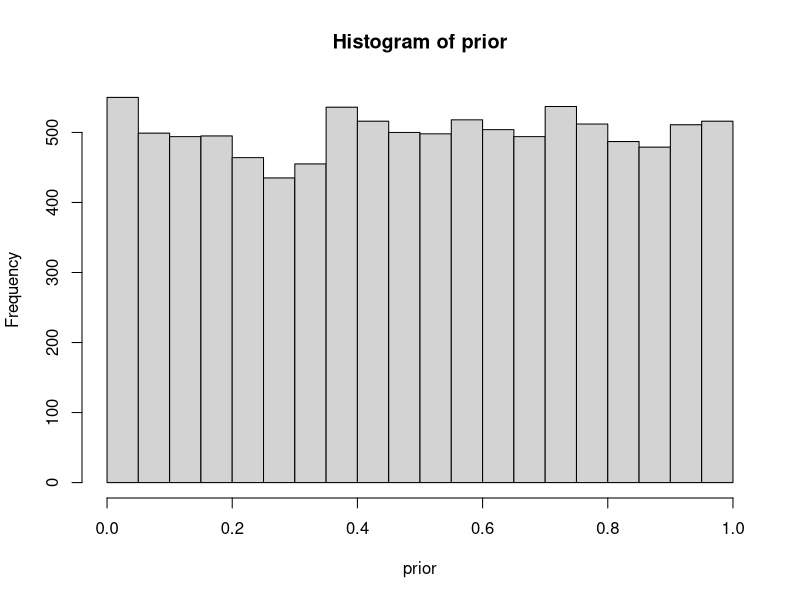
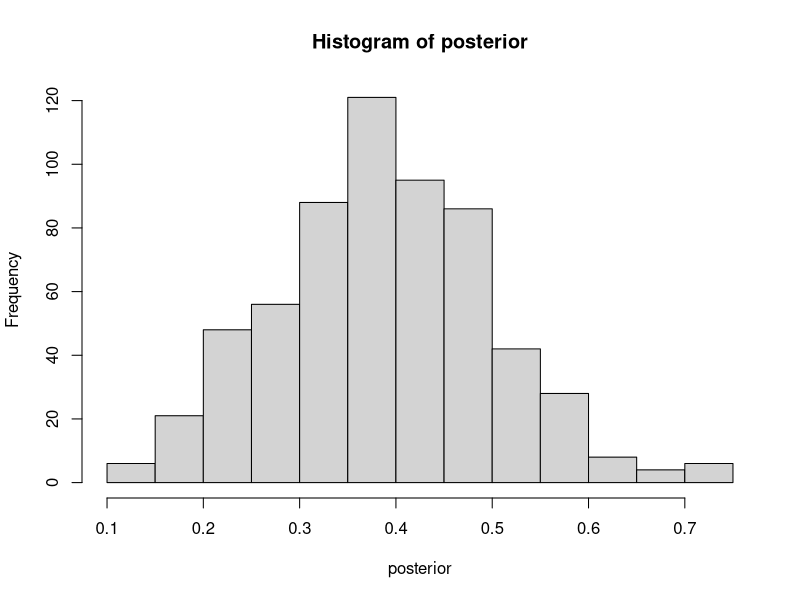

Write R code to recreate these figures, in order.
## ---- chunk 1
knitr::opts_chunk$set(echo = TRUE)
## ---- chunk 2
#Number of random draws from the prior

n_draws <- 10000 
prior <- runif(n_draws)
hist(prior) #it is always good to eyeball the prior to make sure it looks ok. 


#Here we will define the generative model. Will do we use {} here? It will tell that everything inside it belongs together.
generative_model <- function(size,  rate) {
k <- rbinom (n = 1, size = size, prob = rate)
return (k)
}

generative_model (size = 16, rate = 0.5)


# Here you simulate data using the parameters from the prior and the #generative model 

sim_data <- rep(NA, n_draws)
for(i in 1: n_draws) {
  sim_data [i] <- generative_model (size = 16, rate = prior [i])
}

# Here you filter off all drraws that do not match the data

observed_data <- 6
posterior <- prior [sim_data == observed_data]

hist(posterior) #eyeball the posterior 
length(posterior) #see that we got enough draws and those are the ones drawing in accordinly to our parameters.
#there are no rules here, but you probably want ot aim for >1000 draws.


median (posterior)
quantile (posterior, c(0.025, 0.975))

